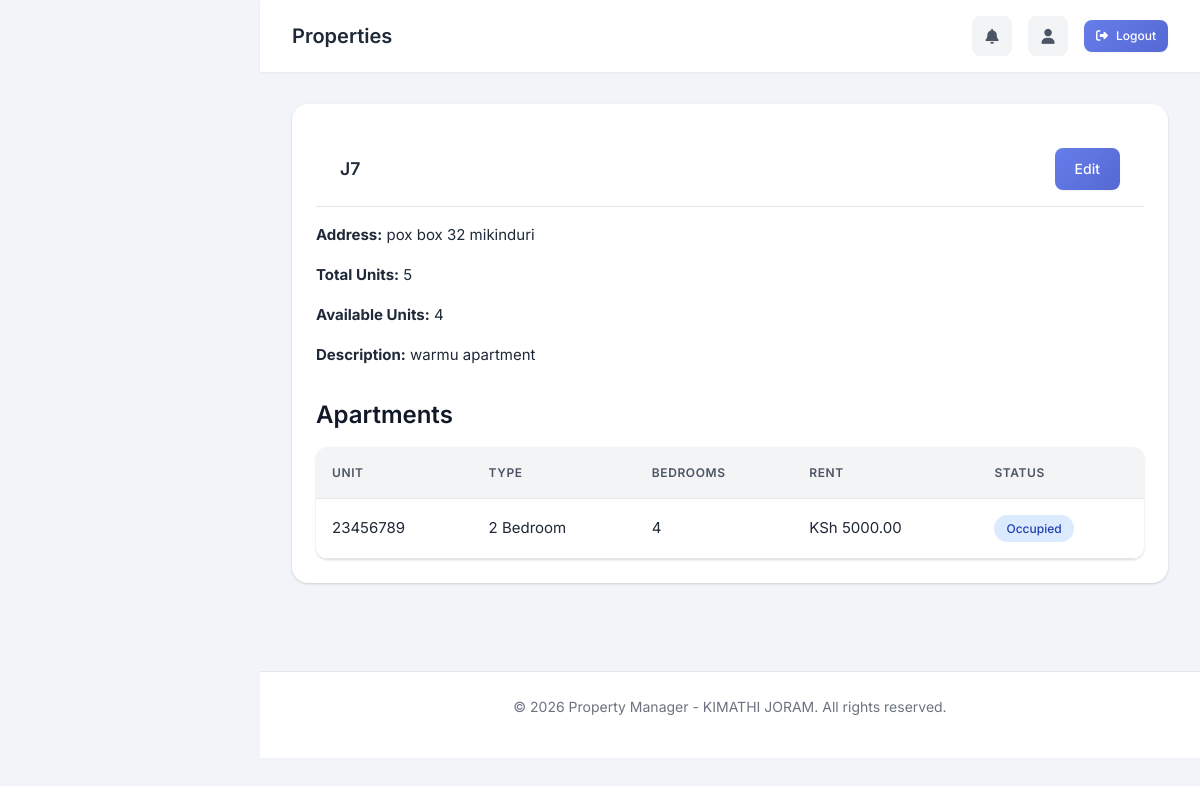
Screenshot of /properties/2/ with the database file from the repository.
### apartments/models.py (models this page shows, shortened)
class Property(models.Model):
    PROPERTY_TYPES = [
        ('apartment', 'Apartment Building'),
        ('bedsitter', 'Bedsitter'),
        ('commercial', 'Commercial Building'),
        ('land', 'Land'),
        ('villa', 'Villa'),
        ('house', 'House'),
    ]
    name = models.CharField(max_length=200, help_text="Property name or building name")
    property_type = models.CharField(max_length=20, choices=PROPERTY_TYPES, default='apartment')
    address = models.TextField(help_text="Full address of the property")
    latitude = models.DecimalField(max_digits=9, decimal_places=6, null=True, blank=True, help_text="GPS Latitude coordinate")
    longitude = models.DecimalField(max_digits=9, decimal_places=6, null=True, blank=True, help_text="GPS Longitude coordinate")
    total_units = models.IntegerField(default=1, help_text="Total number of apartments/units")
    description = models.TextField(blank=True, help_text="Additional description")
    title_deed_number = models.CharField(max_length=100, blank=True)
    water_account = models.CharField(max_length=50, blank=True)
    electricity_account = models.CharField(max_length=50, blank=True)
    owner = models.ForeignKey(User, on_delete=models.SET_NULL, null=True, blank=True, related_name='owned_properties')
    created_at = models.DateTimeField(auto_now_add=True, db_index=True)
    updated_at = models.DateTimeField(auto_now=True)
    class Meta:
        ordering = ['-created_at']
        indexes = [
            models.Index(fields=['-created_at']),
        ]
    @property
    def available_units(self):
        occupied = self.apartments.filter(leases__status='active').distinct().count()
        return self.total_units - occupied

class Apartment(models.Model):
    APARTMENT_TYPES = [
        ('studio', 'Studio'),
        ('one_bed', '1 Bedroom'),
        ('two_bed', '2 Bedroom'),
        ('three_bed', '3 Bedroom'),
        ('four_bed', '4 Bedroom'),
        ('penthouse', 'Penthouse'),
        ('bedsitter', 'Bedsitter'),
    ]
    STATUS_CHOICES = [
        ('available', 'Available'),
        ('occupied', 'Occupied'),
        ('maintenance', 'Under Maintenance'),
        ('reserved', 'Reserved'),
    ]
    property = models.ForeignKey(Property, on_delete=models.CASCADE, related_name='apartments')
    unit_number = models.CharField(max_length=50, help_text="Unit/Apartment number")
    floor = models.IntegerField(default=1, help_text="Floor number")
    apartment_type = models.CharField(max_length=20, choices=APARTMENT_TYPES, default='one_bed', db_index=True)
    bedrooms = models.IntegerField(default=1)
    bathrooms = models.FloatField(default=1.0)
    area_sqft = models.FloatField(default=0, help_text="Area in square feet")
    rent_amount = models.DecimalField(max_digits=10, decimal_places=2, help_text="Monthly rent")
    deposit_amount = models.DecimalField(max_digits=10, decimal_places=2, default=0, help_text="Security deposit")
    status = models.CharField(max_length=20, choices=STATUS_CHOICES, default='available', db_index=True)
    description = models.TextField(blank=True)
    has_water = models.BooleanField(default=True)
    has_electricity = models.BooleanField(default=True)
    has_wifi = models.BooleanField(default=False)
    has_parking = models.BooleanField(default=False)
    created_at = models.DateTimeField(auto_now_add=True)
    updated_at = models.DateTimeField(auto_now=True)
    class Meta:
        ordering = ['property', 'unit_number']
        unique_together = ['property', 'unit_number']
        indexes = [
            models.Index(fields=['property', 'status']),
            models.Index(fields=['apartment_type']),
        ]

### apartments/views.py (the view)
# urls.py: path('properties/<int:pk>/', views.PropertyDetailView.as_view(), name='property_detail'),
class PropertyDetailView(DetailView):
    model = Property
    template_name = 'apartments/property_detail.html'
    context_object_name = 'property'
    def get_context_data(self, **kwargs):
        context = super().get_context_data(**kwargs)
        context['apartments'] = self.object.apartments.all()
        return context

### apartments/context_processors.py (called while the page is built, shortened)
def notification_count(request):
    from apartments.models import Notification, UserProfile
    unread_count = 0
    return {'unread_notification_count': unread_count}

def payment_count(request):
    from apartments.models import Payment, Lease
    pending_payments_count = 0
    my_payments_count = 0
    total_payments_amount = 0
    return {
        'pending_payments_count': pending_payments_count,
        'my_payments_count': my_payments_count,
        'total_payments_amount': total_payments_amount,
    }

### templates/apartments/property_detail.html (shortened to what this page needs)
{% extends 'base.html' %}
{% block content %}
<div class="card">
    <div class="card-header">
        <h2 class="card-title">{{ property.name }}</h2>
        <a href="{% url 'property_update' property.pk %}" class="btn btn-primary">Edit</a>
    </div>
    <div style="margin-bottom: 2rem;">
        <p><strong>Address:</strong> {{ property.address }}</p>
        <p><strong>Total Units:</strong> {{ property.total_units }}</p>
        <p><strong>Available Units:</strong> {{ property.available_units }}</p>
        {% if property.description %}
        <p><strong>Description:</strong> {{ property.description }}</p>
        {% endif %}
    </div>
    <h3 style="margin-bottom: 1rem;">Apartments</h3>
    <div class="table-container">
        <table>
            <thead>
                <tr>
                    <th>Unit</th>
                    <th>Type</th>
                    <th>Bedrooms</th>
                    <th>Rent</th>
                    <th>Status</th>
                </tr>
            </thead>
            <tbody>
                {% for apartment in apartments %}
                <tr>
                    <td>{{ apartment.unit_number }}</td>
                    <td>{{ apartment.get_apartment_type_display }}</td>
                    <td>{{ apartment.bedrooms }}</td>
                    <td>KSh {{ apartment.rent_amount|floatformat:2 }}</td>
                    <td>
                        <span class="badge {% if apartment.status == 'available' %}badge-success{% elif apartment.status == 'occupied' %}badge-info{% else %}badge-warning{% endif %}">
                            {{ apartment.get_status_display }}
                        </span>
                    </td>
                </tr>
                {% empty %}
                <tr>
                    <td colspan="5" style="text-align: center; color: #666;">No apartments in this property</td>
                </tr>
                {% endfor %}
            </tbody>
        </table>
    </div>
</div>
{% endblock %}

### templates/base.html (style rules this page uses)
:root { --primary: #667eea; --primary-dark: #5568d3; --primary-light: #8b9cf5; --secondary: #764ba2; --success: #10b981; --warning: #f59e0b; --danger: #ef4444; --dark: #1f2937; --dark-bg: #111827; --gray-100: #f3f4f6; --gray-200: #e5e7eb; --gray-300: #d1d5db; --gray-400: #9ca3af; --gray-500: #6b7280; --gray-600: #4b5563; --white: #ffffff; --sidebar-width: 260px; --shadow-sm: 0 1px 2px 0 rgba(0, 0, 0, 0.05); --shadow: 0 1px 3px 0 rgba(0, 0, 0, 0.1), 0 1px 2px 0 rgba(0, 0, 0, 0.06); --shadow-md: 0 4px 6px -1px rgba(0, 0, 0, 0.1), 0 2px 4px -1px rgba(0, 0, 0, 0.06); --shadow-lg: 0 10px 15px -3px rgba(0, 0, 0, 0.1), 0 4px 6px -2px rgba(0, 0, 0, 0.05); --shadow-xl: 0 20px 25px -5px rgba(0, 0, 0, 0.1), 0 10px 10px -5px rgba(0, 0, 0, 0.04); --radius-sm: 0.375rem; --radius: 0.5rem; --radius-lg: 0.75rem; --radius-xl: 1rem; }
* { margin: 0; padding: 0; box-sizing: border-box; }
body { font-family: 'Inter', -apple-system, BlinkMacSystemFont, 'Segoe UI', Roboto, sans-serif; background-color: #f1f5f9; color: var(--dark); line-height: 1.6; -webkit-font-smoothing: antialiased; -moz-osx-font-smoothing: grayscale; }
.card { background: var(--white); border-radius: var(--radius-xl); box-shadow: var(--shadow); padding: 1.5rem; margin-bottom: 1.5rem; transition: all 0.3s; }
.card-header { display: flex; justify-content: space-between; align-items: center; margin-bottom: 1rem; padding-bottom: 1rem; border-bottom: 1px solid var(--gray-200); }
.card-title { font-size: 1.1rem; font-weight: 600; color: var(--dark); display: flex; align-items: center; gap: 0.5rem; }
.table-container { overflow-x: auto; border-radius: var(--radius-lg); }
table { width: 100%; border-collapse: collapse; }
th, td { padding: 1rem; text-align: left; border-bottom: 1px solid var(--gray-200); }
th { background: var(--gray-100); font-weight: 600; color: var(--gray-600); font-size: 0.75rem; text-transform: uppercase; letter-spacing: 0.05em; }
.btn { display: inline-flex; align-items: center; justify-content: center; gap: 0.5rem; padding: 0.625rem 1.25rem; border: none; border-radius: var(--radius); cursor: pointer; text-decoration: none; font-size: 0.875rem; font-weight: 500; transition: all 0.2s; }
.btn-primary { background: linear-gradient(135deg, var(--primary) 0%, var(--primary-dark) 100%); color: white; }
.badge { display: inline-flex; align-items: center; padding: 0.25rem 0.75rem; border-radius: 9999px; font-size: 0.75rem; font-weight: 500; }
.badge-info { background: #dbeafe; color: #1e40af; }

### rows the page displays
Property: name "J7", address "pox box 32 mikinduri", total_units "5", available_units "4", description "warmu apartment"
Apartment: unit_number "23456789", apartment_type "2 Bedroom", bedrooms "4", rent_amount "5000.00", status "Occupied"
